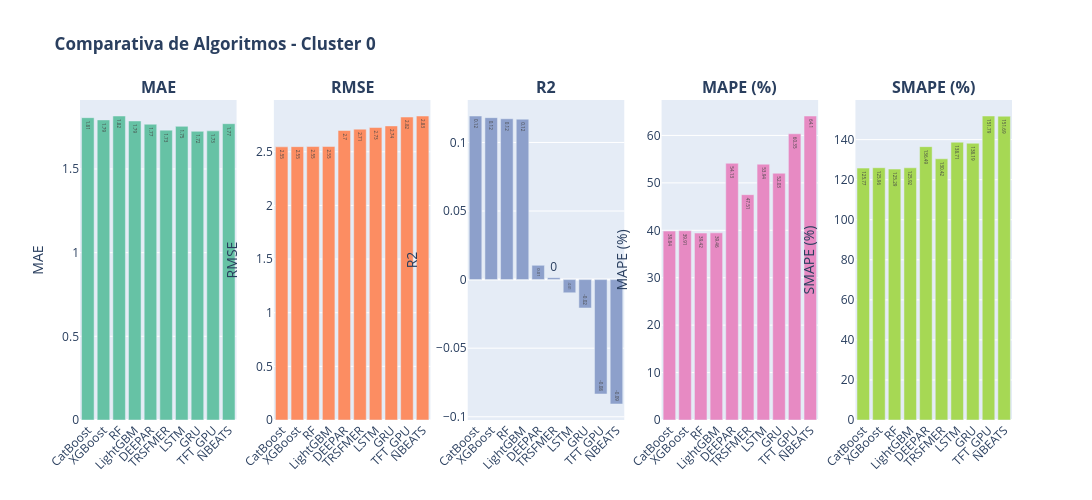
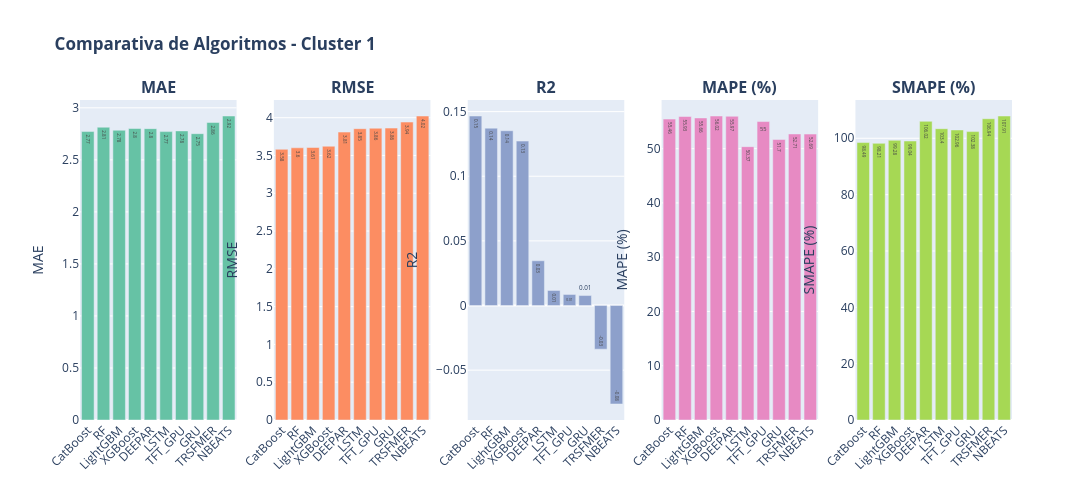

The notebook cell these images were saved under, in order:
### Markdown cell above
# COMPRATIVA MODELOS POR CLUSTER

### Code cell
# ============================================================================
# GRÁFICOS POR CLUSTER - COMPARATIVA DE ALGORITMOS EN CADA CLUSTER
# ============================================================================

print("\n" + "="*100)
print("🎯 GRÁFICOS COMPARATIVOS POR CLUSTER")
print("="*100)

# Para cada cluster, crear gráficos de barras para comparar algoritmos
for cluster in clusters_unicos:
    df_cluster_data = df_por_cluster[df_por_cluster['Cluster'] == cluster].sort_values('RMSE')
    
    if len(df_cluster_data) == 0:
        continue
    
    print(f"\n📊 Generando gráficos para Cluster {int(cluster)}...")
    
    # Crear figura con subplots
    fig_cluster = make_subplots(
        rows=1, cols=len(METRICAS_COMPARACION),
        subplot_titles=[f"<b>{m}</b>" for m in METRICAS_COMPARACION]
    )
    
    for idx, metrica in enumerate(METRICAS_COMPARACION):
        col = idx + 1
        
        fig_cluster.add_trace(
            go.Bar(
                x=df_cluster_data['Algoritmo'],
                y=df_cluster_data[metrica],
                name=metrica,
                marker_color=colores[idx % len(colores)],
                text=df_cluster_data[metrica].round(2),
                textposition='auto',
                showlegend=False
            ),
            row=1, col=col
        )
        
        fig_cluster.update_yaxes(title_text=metrica, row=1, col=col)
        fig_cluster.update_xaxes(tickangle=-45, row=1, col=col)
    
    fig_cluster.update_layout(
        title_text=f"<b>Comparativa de Algoritmos - Cluster {int(cluster)}</b>",
        height=500,
        width=1600,
        showlegend=False
    )
    
    fig_cluster.show()

print("\n✅ Gráficos por cluster generados")

### Figure 1 — Plotly figure (JSON) as saved in the notebook; plotly's stock layout.template omitted (floating-point values rounded to 4 significant figures)
{"data": [{"marker": {"color": "rgb(102,194,165)"}, "name": "MAE", "showlegend": false, "text": [1.81, 1.79, 1.82, 1.79, 1.77, 1.73, 1.75, 1.72, 1.73, 1.77], "textposition": "auto", "type": "bar", "x": ["CatBoost", "XGBoost", "RF", "LightGBM", "DEEPAR", "TRSFMER", "LSTM", "GRU", "TFT_GPU", "NBEATS"], "xaxis": "x", "y": [1.806, 1.793, 1.816, 1.787, 1.767, 1.732, 1.754, 1.725, 1.728, 1.77], "yaxis": "y"}, {"marker": {"color": "rgb(252,141,98)"}, "name": "RMSE", "showlegend": false, "text": [2.55, 2.55, 2.55, 2.55, 2.7, 2.71, 2.73, 2.74, 2.82, 2.83], "textposition": "auto", "type": "bar", "x": ["CatBoost", "XGBoost", "RF", "LightGBM", "DEEPAR", "TRSFMER", "LSTM", "GRU", "TFT_GPU", "NBEATS"], "xaxis": "x2", "y": [2.546, 2.548, 2.549, 2.549, 2.699, 2.711, 2.726, 2.741, 2.824, 2.833], "yaxis": "y2"}, {"marker": {"color": "rgb(141,160,203)"}, "name": "R2", "showlegend": false, "text": [0.12, 0.12, 0.12, 0.12, 0.01, 0.0, -0.01, -0.02, -0.08, -0.09], "textposition": "auto", "type": "bar", "x": ["CatBoost", "XGBoost", "RF", "LightGBM", "DEEPAR", "TRSFMER", "LSTM", "GRU", "TFT_GPU", "NBEATS"], "xaxis": "x3", "y": [0.1193, 0.1181, 0.1173, 0.117, 0.0104, 0.0014, -0.0096, -0.0207, -0.0834, -0.0907], "yaxis": "y3"}, {"marker": {"color": "rgb(231,138,195)"}, "name": "MAPE (%)", "showlegend": false, "text": [39.84, 39.91, 39.42, 39.46, 54.13, 47.51, 53.94, 52.03, 60.35, 64.1], "textposition": "auto", "type": "bar", "x": ["CatBoost", "XGBoost", "RF", "LightGBM", "DEEPAR", "TRSFMER", "LSTM", "GRU", "TFT_GPU", "NBEATS"], "xaxis": "x4", "y": [39.84, 39.91, 39.42, 39.46, 54.13, 47.51, 53.94, 52.03, 60.35, 64.1], "yaxis": "y4"}, {"marker": {"color": "rgb(166,216,84)"}, "name": "SMAPE (%)", "showlegend": false, "text": [125.8, 126.0, 125.3, 125.9, 136.5, 130.4, 138.7, 138.2, 151.8, 151.7], "textposition": "auto", "type": "bar", "x": ["CatBoost", "XGBoost", "RF", "LightGBM", "DEEPAR", "TRSFMER", "LSTM", "GRU", "TFT_GPU", "NBEATS"], "xaxis": "x5", "y": [125.8, 126.0, 125.3, 125.9, 136.5, 130.4, 138.7, 138.2, 151.8, 151.7], "yaxis": "y5"}], "layout": {"annotations": [{"font": {"size": 16}, "showarrow": false, "text": "<b>MAE</b>", "x": 0.084, "xanchor": "center", "xref": "paper", "y": 1, "yanchor": "bottom", "yref": "paper"}, {"font": {"size": 16}, "showarrow": false, "text": "<b>RMSE</b>", "x": 0.292, "xanchor": "center", "xref": "paper", "y": 1, "yanchor": "bottom", "yref": "paper"}, {"font": {"size": 16}, "showarrow": false, "text": "<b>R2</b>", "x": 0.5, "xanchor": "center", "xref": "paper", "y": 1, "yanchor": "bottom", "yref": "paper"}, {"font": {"size": 16}, "showarrow": false, "text": "<b>MAPE (%)</b>", "x": 0.708, "xanchor": "center", "xref": "paper", "y": 1, "yanchor": "bottom", "yref": "paper"}, {"font": {"size": 16}, "showarrow": false, "text": "<b>SMAPE (%)</b>", "x": 0.916, "xanchor": "center", "xref": "paper", "y": 1, "yanchor": "bottom", "yref": "paper"}], "height": 500, "showlegend": false, "title": {"text": "<b>Comparativa de Algoritmos - Cluster 0</b>"}, "width": 1600, "xaxis": {"anchor": "y", "domain": [0, 0.168], "tickangle": -45}, "xaxis2": {"anchor": "y2", "domain": [0.208, 0.376], "tickangle": -45}, "xaxis3": {"anchor": "y3", "domain": [0.416, 0.584], "tickangle": -45}, "xaxis4": {"anchor": "y4", "domain": [0.624, 0.792], "tickangle": -45}, "xaxis5": {"anchor": "y5", "domain": [0.832, 1], "tickangle": -45}, "yaxis": {"anchor": "x", "domain": [0, 1], "title": {"text": "MAE"}}, "yaxis2": {"anchor": "x2", "domain": [0, 1], "title": {"text": "RMSE"}}, "yaxis3": {"anchor": "x3", "domain": [0, 1], "title": {"text": "R2"}}, "yaxis4": {"anchor": "x4", "domain": [0, 1], "title": {"text": "MAPE (%)"}}, "yaxis5": {"anchor": "x5", "domain": [0, 1], "title": {"text": "SMAPE (%)"}}}}

### Figure 2 — Plotly figure (JSON) as saved in the notebook; plotly's stock layout.template omitted (floating-point values rounded to 4 significant figures)
{"data": [{"marker": {"color": "rgb(102,194,165)"}, "name": "MAE", "showlegend": false, "text": [2.77, 2.81, 2.78, 2.8, 2.8, 2.77, 2.78, 2.75, 2.86, 2.92], "textposition": "auto", "type": "bar", "x": ["CatBoost", "RF", "LightGBM", "XGBoost", "DEEPAR", "LSTM", "TFT_GPU", "GRU", "TRSFMER", "NBEATS"], "xaxis": "x", "y": [2.772, 2.813, 2.784, 2.801, 2.8, 2.771, 2.778, 2.751, 2.859, 2.921], "yaxis": "y"}, {"marker": {"color": "rgb(252,141,98)"}, "name": "RMSE", "showlegend": false, "text": [3.58, 3.6, 3.61, 3.62, 3.81, 3.85, 3.86, 3.86, 3.94, 4.02], "textposition": "auto", "type": "bar", "x": ["CatBoost", "RF", "LightGBM", "XGBoost", "DEEPAR", "LSTM", "TFT_GPU", "GRU", "TRSFMER", "NBEATS"], "xaxis": "x2", "y": [3.582, 3.602, 3.606, 3.623, 3.81, 3.855, 3.861, 3.862, 3.942, 4.022], "yaxis": "y2"}, {"marker": {"color": "rgb(141,160,203)"}, "name": "R2", "showlegend": false, "text": [0.15, 0.14, 0.14, 0.13, 0.03, 0.01, 0.01, 0.01, -0.03, -0.08], "textposition": "auto", "type": "bar", "x": ["CatBoost", "RF", "LightGBM", "XGBoost", "DEEPAR", "LSTM", "TFT_GPU", "GRU", "TRSFMER", "NBEATS"], "xaxis": "x3", "y": [0.1466, 0.1372, 0.1352, 0.1272, 0.0346, 0.0117, 0.0086, 0.0077, -0.0338, -0.0762], "yaxis": "y3"}, {"marker": {"color": "rgb(231,138,195)"}, "name": "MAPE (%)", "showlegend": false, "text": [55.46, 55.93, 55.66, 56.02, 55.97, 50.37, 55.0, 51.7, 52.71, 52.69], "textposition": "auto", "type": "bar", "x": ["CatBoost", "RF", "LightGBM", "XGBoost", "DEEPAR", "LSTM", "TFT_GPU", "GRU", "TRSFMER", "NBEATS"], "xaxis": "x4", "y": [55.46, 55.93, 55.66, 56.02, 55.97, 50.37, 55.0, 51.7, 52.71, 52.69], "yaxis": "y4"}, {"marker": {"color": "rgb(166,216,84)"}, "name": "SMAPE (%)", "showlegend": false, "text": [98.49, 98.21, 99.28, 99.04, 106.0, 103.4, 103.0, 102.4, 106.9, 107.9], "textposition": "auto", "type": "bar", "x": ["CatBoost", "RF", "LightGBM", "XGBoost", "DEEPAR", "LSTM", "TFT_GPU", "GRU", "TRSFMER", "NBEATS"], "xaxis": "x5", "y": [98.49, 98.21, 99.28, 99.04, 106.0, 103.4, 103.0, 102.4, 106.9, 107.9], "yaxis": "y5"}], "layout": {"annotations": [{"font": {"size": 16}, "showarrow": false, "text": "<b>MAE</b>", "x": 0.084, "xanchor": "center", "xref": "paper", "y": 1, "yanchor": "bottom", "yref": "paper"}, {"font": {"size": 16}, "showarrow": false, "text": "<b>RMSE</b>", "x": 0.292, "xanchor": "center", "xref": "paper", "y": 1, "yanchor": "bottom", "yref": "paper"}, {"font": {"size": 16}, "showarrow": false, "text": "<b>R2</b>", "x": 0.5, "xanchor": "center", "xref": "paper", "y": 1, "yanchor": "bottom", "yref": "paper"}, {"font": {"size": 16}, "showarrow": false, "text": "<b>MAPE (%)</b>", "x": 0.708, "xanchor": "center", "xref": "paper", "y": 1, "yanchor": "bottom", "yref": "paper"}, {"font": {"size": 16}, "showarrow": false, "text": "<b>SMAPE (%)</b>", "x": 0.916, "xanchor": "center", "xref": "paper", "y": 1, "yanchor": "bottom", "yref": "paper"}], "height": 500, "showlegend": false, "title": {"text": "<b>Comparativa de Algoritmos - Cluster 1</b>"}, "width": 1600, "xaxis": {"anchor": "y", "domain": [0, 0.168], "tickangle": -45}, "xaxis2": {"anchor": "y2", "domain": [0.208, 0.376], "tickangle": -45}, "xaxis3": {"anchor": "y3", "domain": [0.416, 0.584], "tickangle": -45}, "xaxis4": {"anchor": "y4", "domain": [0.624, 0.792], "tickangle": -45}, "xaxis5": {"anchor": "y5", "domain": [0.832, 1], "tickangle": -45}, "yaxis": {"anchor": "x", "domain": [0, 1], "title": {"text": "MAE"}}, "yaxis2": {"anchor": "x2", "domain": [0, 1], "title": {"text": "RMSE"}}, "yaxis3": {"anchor": "x3", "domain": [0, 1], "title": {"text": "R2"}}, "yaxis4": {"anchor": "x4", "domain": [0, 1], "title": {"text": "MAPE (%)"}}, "yaxis5": {"anchor": "x5", "domain": [0, 1], "title": {"text": "SMAPE (%)"}}}}
